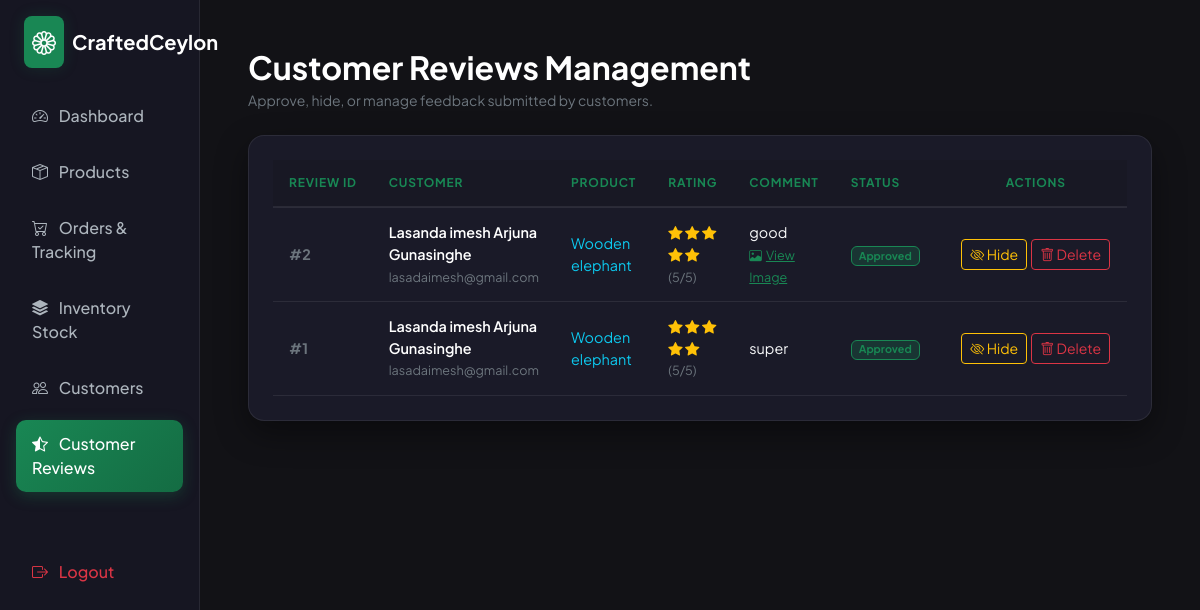
The page /admin/reviews.php (signed in) on the database its author committed.
### tables this page shows
CREATE TABLE `product_reviews` (
  `review_id` int(11) NOT NULL,
  `product_id` int(11) DEFAULT NULL,
  `user_id` int(11) DEFAULT NULL,
  `rating` int(11) DEFAULT NULL CHECK (`rating` between 1 and 5),
  `comment` text DEFAULT NULL,
  `status` enum('Pending','Approved','Hidden') DEFAULT 'Pending',
  `is_approved` tinyint(1) DEFAULT 0,
  `review_image` varchar(255) DEFAULT NULL,
  `created_at` timestamp NOT NULL DEFAULT current_timestamp()
);

CREATE TABLE `users` (
  `user_id` int(11) NOT NULL,
  `full_name` varchar(100) NOT NULL,
  `email` varchar(100) NOT NULL,
  `google_id` varchar(255) DEFAULT NULL,
  `phone` varchar(20) NOT NULL,
  `password_hash` varchar(255) NOT NULL,
  `account_status` enum('Active','Suspended','Blocked') DEFAULT 'Active',
  `is_verified` tinyint(1) DEFAULT 0,
  `otp_code` varchar(6) DEFAULT NULL,
  `otp_expiry` datetime DEFAULT NULL,
  `reset_token` varchar(255) DEFAULT NULL,
  `created_at` timestamp NOT NULL DEFAULT current_timestamp()
);

CREATE TABLE `products` (
  `product_id` int(11) NOT NULL,
  `category_id` int(11) DEFAULT NULL,
  `artisan_id` int(11) DEFAULT NULL,
  `product_name` varchar(150) NOT NULL,
  `description` text DEFAULT NULL,
  `price_lkr` decimal(10,2) NOT NULL,
  `price_usd` decimal(10,2) NOT NULL,
  `stock_quantity` int(11) NOT NULL,
  `main_image` varchar(255) NOT NULL,
  `is_biodegradable` tinyint(1) DEFAULT 0,
  `is_recyclable` tinyint(1) DEFAULT 0,
  `is_customizable` tinyint(1) DEFAULT 0,
  `created_at` timestamp NOT NULL DEFAULT current_timestamp()
);

### admin/reviews.php (the view, shortened to what this page needs)
<?php
require_once '../config/db.php';
$sql = "SELECT r.*, u.full_name, u.email, p.product_name
        FROM product_reviews r
        LEFT JOIN users u ON r.user_id = u.user_id
        LEFT JOIN products p ON r.product_id = p.product_id
        ORDER BY r.created_at DESC";
$reviews_result = $conn->query($sql);
?>
<!DOCTYPE html>
<html lang="en">
<head>
    <link href="https://cdn.jsdelivr.net/npm/bootstrap@5.3.0/dist/css/bootstrap.min.css" rel="stylesheet">
    <link href="https://cdn.jsdelivr.net/npm/bootstrap-icons@1.10.5/font/bootstrap-icons.css" rel="stylesheet">
</head>
<body>
    <div class="container-fluid">
        <div class="row">
            <div class="col-md-3 col-lg-2 sidebar min-vh-100 p-3">
                <div class="d-flex align-items-center gap-2 mb-4 px-2">
                    <div class="bg-success text-white rounded-3 p-2 d-flex align-items-center justify-content-center glow-success">
                        <i class="bi bi-flower1 fs-4"></i>
                    </div>
                    <h5 class="fw-bold text-white mb-0">CraftedCeylon</h5>
                </div>
                <ul class="nav flex-column gap-2">
                    <li class="nav-item">
                        <a href="dashboard.php" class="nav-link">
                            <i class="bi bi-speedometer2 me-2"></i> Dashboard
                        </a>
                    </li>
                    <li class="nav-item">
                        <a href="products.php" class="nav-link">
                            <i class="bi bi-box-seam me-2"></i> Products
                        </a>
                    </li>
                    <li class="nav-item">
                        <a href="orders.php" class="nav-link">
                            <i class="bi bi-cart-check me-2"></i> Orders & Tracking
                        </a>
                    </li>
                    <li class="nav-item">
                        <a href="inventory.php" class="nav-link">
                            <i class="bi bi-stack me-2"></i> Inventory Stock
                        </a>
                    </li>
                    <li class="nav-item">
                        <a href="customers.php" class="nav-link">
                            <i class="bi bi-people me-2"></i> Customers
                        </a>
                    </li>
                    <li class="nav-item">
                        <a href="reviews.php" class="nav-link active">
                            <i class="bi bi-star-half me-2"></i> Customer Reviews
                        </a>
                    </li>
                    <li class="nav-item mt-5">
                        <a href="logout.php" class="nav-link text-danger">
                            <i class="bi bi-box-arrow-right me-2"></i> Logout
                        </a>
                    </li>
                </ul>
            </div>
            <div class="col-md-9 col-lg-10 p-4 p-md-5">
                <div class="d-flex justify-content-between align-items-center mb-4">
                    <div>
                        <h2 class="fw-bold text-white mb-1">Customer Reviews Management</h2>
                        <p class="text-secondary small mb-0">Approve, hide, or manage feedback submitted by customers.</p>
                    </div>
                </div>
                <div class="dark-card p-4">
                    <div class="table-responsive">
                        <table class="table table-dark-custom align-middle mb-0">
                            <thead>
                                <tr>
                                    <th>Review ID</th>
                                    <th>Customer</th>
                                    <th>Product</th>
                                    <th>Rating</th>
                                    <th>Comment</th>
                                    <th>Status</th>
                                    <th class="text-center" style="min-width: 200px;">Actions</th>
                                </tr>
                            </thead>
                            <tbody>
                                <?php if ($reviews_result && $reviews_result->num_rows > 0): ?>
                                    <?php while($rev = $reviews_result->fetch_assoc()): ?>
                                    <tr>
                                        <td class="fw-bold text-secondary">#<?php echo $rev['review_id']; ?></td>
                                        <td>
                                            <span class="text-white fw-semibold"><?php echo htmlspecialchars($rev['full_name'] ?? 'Guest'); ?></span><br>
                                            <small class="text-secondary"><?php echo htmlspecialchars($rev['email'] ?? 'N/A'); ?></small>
                                        </td>
                                        <td><span class="text-info"><?php echo htmlspecialchars($rev['product_name'] ?? 'Product #' . $rev['product_id']); ?></span></td>
                                        <td>
                                            <span class="text-warning">
                                                <?php for($i = 1; $i <= 5; $i++): ?>
                                                    <i class="bi bi-star<?php echo ($i <= $rev['rating']) ? '-fill' : ''; ?>"></i>
                                                <?php endfor; ?>
                                            </span>
                                            <small class="text-secondary">(<?php echo $rev['rating']; ?>/5)</small>
                                        </td>
                                        <td>
                                            <span class="text-light" style="max-width: 250px; display: inline-block; word-break: break-word;">
                                                <?php echo htmlspecialchars($rev['comment']); ?>
                                            </span>
                                            <?php if(!empty($rev['review_image'])): ?>
                                                <br><a href="../<?php echo htmlspecialchars($rev['review_image']); ?>" target="_blank" class="small text-success"><i class="bi bi-image me-1"></i>View Image</a>
                                            <?php endif; ?>
                                        </td>
                                        <td>
                                            <?php
                                                $st = $rev['status'] ?? 'Pending';
                                                $badge_bg = 'warning text-dark';
                                                if ($st === 'Approved') $badge_bg = 'success bg-opacity-25 text-success border border-success';
                                                elseif ($st === 'Hidden') $badge_bg = 'secondary text-light';
                                            ?>
                                            <span class="badge bg-<?php echo $badge_bg; ?>"><?php echo $st; ?></span>
                                        </td>
                                        <td class="text-center">
                                            <form action="reviews.php" method="POST" class="d-flex justify-content-center gap-1">
                                                <?php if($st !== 'Approved'): ?>
                                                    <button type="submit" name="action_type" value="approve" class="btn btn-sm btn-success px-2 py-1" title="Approve & Publish">
                                                        <i class="bi bi-check-lg"></i> Approve
                                                    </button>
                                                <?php else: ?>
                                                    <button type="submit" name="action_type" value="hide" class="btn btn-sm btn-outline-warning px-2 py-1" title="Hide Review">
                                                        <i class="bi bi-eye-slash"></i> Hide
                                                    </button>
                                                <?php endif; ?>
                                                <button type="submit" name="action_type" value="delete" class="btn btn-sm btn-outline-danger px-2 py-1" onclick="return confirm('Are you sure you want to delete this review?');" title="Delete Review">
                                                    <i class="bi bi-trash"></i> Delete
                                                </button>
                                            </form>
                                        </td>
                                    </tr>
                                    <?php endwhile; ?>
                                <?php else: ?>
                                    <tr>
                                        <td colspan="7" class="text-center text-secondary py-5">No customer reviews found.</td>
                                    </tr>
                                <?php endif; ?>
                            </tbody>
                        </table>
                    </div>
                </div>
            </div>
        </div>
    </div>
</body>
</html>

### admin/reviews.php (style rules this page uses)
:root { --bg-dark: #121216; --bg-card: #1e1e2f; --bg-sidebar: #161622; --text-main: #ffffff; --text-sub: #adb5bd; --accent-green: #198754; --border-color: rgba(255, 255, 255, 0.08); }
body { background-color: var(--bg-dark); color: var(--text-main); font-family: 'Plus Jakarta Sans', sans-serif; min-height: 100vh; }
.sidebar { background-color: var(--bg-sidebar); border-right: 1px solid var(--border-color); backdrop-filter: blur(10px); }
.nav-link { color: var(--text-sub); border-radius: 10px; padding: 12px 16px; font-weight: 500; transition: all 0.3s cubic-bezier(0.4, 0, 0.2, 1); }
.nav-link.active { background: linear-gradient(135deg, #198754 0%, #146c43 100%); color: #ffffff !important; box-shadow: 0 4px 15px rgba(25, 135, 84, 0.3); }
.dark-card { background: rgba(30, 30, 47, 0.75); backdrop-filter: blur(16px); -webkit-backdrop-filter: blur(16px); border: 1px solid var(--border-color); border-radius: 16px; box-shadow: 0 12px 32px rgba(0, 0, 0, 0.4); }
.table-dark-custom { --bs-table-bg: transparent; --bs-table-color: var(--text-main); border-color: var(--border-color); }
.table-dark-custom th { color: var(--accent-green); font-weight: 700; text-transform: uppercase; font-size: 0.75rem; letter-spacing: 0.8px; padding: 14px 16px; border-bottom: 2px solid var(--border-color); background-color: rgba(22, 22, 34, 0.5); white-space: nowrap; }
.table-dark-custom td { padding: 14px 16px; border-bottom: 1px solid var(--border-color); color: var(--text-main); vertical-align: middle; font-size: 0.9rem; }
.glow-success { box-shadow: 0 0 15px rgba(25, 135, 84, 0.2); }

### rows shown on the page
product_reviews: review_id "2", user.full_name "Lasanda imesh Arjuna Gunasinghe", user.email "lasadaimesh@gmail.com", product.product_name "Wooden elephant", rating "5", comment "good", status "Approved", shows "Hide"
product_reviews: review_id "1", user.full_name "Lasanda imesh Arjuna Gunasinghe", user.email "lasadaimesh@gmail.com", product.product_name "Wooden elephant", rating "5", comment "super", status "Approved", shows "Hide"
